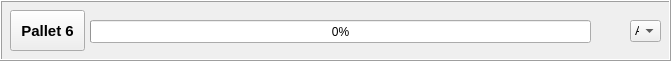
     <widget class="QFrame" name="frame_5">
      <property name="geometry">
       <rect>
        <x>10</x>
        <y>420</y>
        <width>671</width>
        <height>61</height>
       </rect>
      </property>
      <property name="frameShape">
       <enum>QFrame::Box</enum>
      </property>
      <property name="frameShadow">
       <enum>QFrame::Raised</enum>
      </property>
      <widget class="QProgressBar" name="prog6">
       <property name="geometry">
        <rect>
         <x>90</x>
         <y>20</y>
         <width>501</width>
         <height>23</height>
        </rect>
       </property>
       <property name="value">
        <number>0</number>
       </property>
      </widget>
      <widget class="QComboBox" name="pos6">
       <property name="geometry">
        <rect>
         <x>630</x>
         <y>20</y>
         <width>31</width>
         <height>22</height>
        </rect>
       </property>
       <item>
        <property name="text">
         <string>A</string>
        </property>
       </item>
       <item>
        <property name="text">
         <string>B</string>
        </property>
       </item>
      </widget>
      <widget class="QPushButton" name="pal_6">
       <property name="geometry">
        <rect>
         <x>10</x>
         <y>10</y>
         <width>75</width>
         <height>41</height>
        </rect>
       </property>
       <property name="font">
        <font>
         <pointsize>11</pointsize>
         <weight>75</weight>
         <bold>true</bold>
        </font>
       </property>
       <property name="text">
        <string>Pallet 6</string>
       </property>
       <attribute name="buttonGroup">
        <string notr="true">palbuttons</string>
       </attribute>
      </widget>
     </widget>
